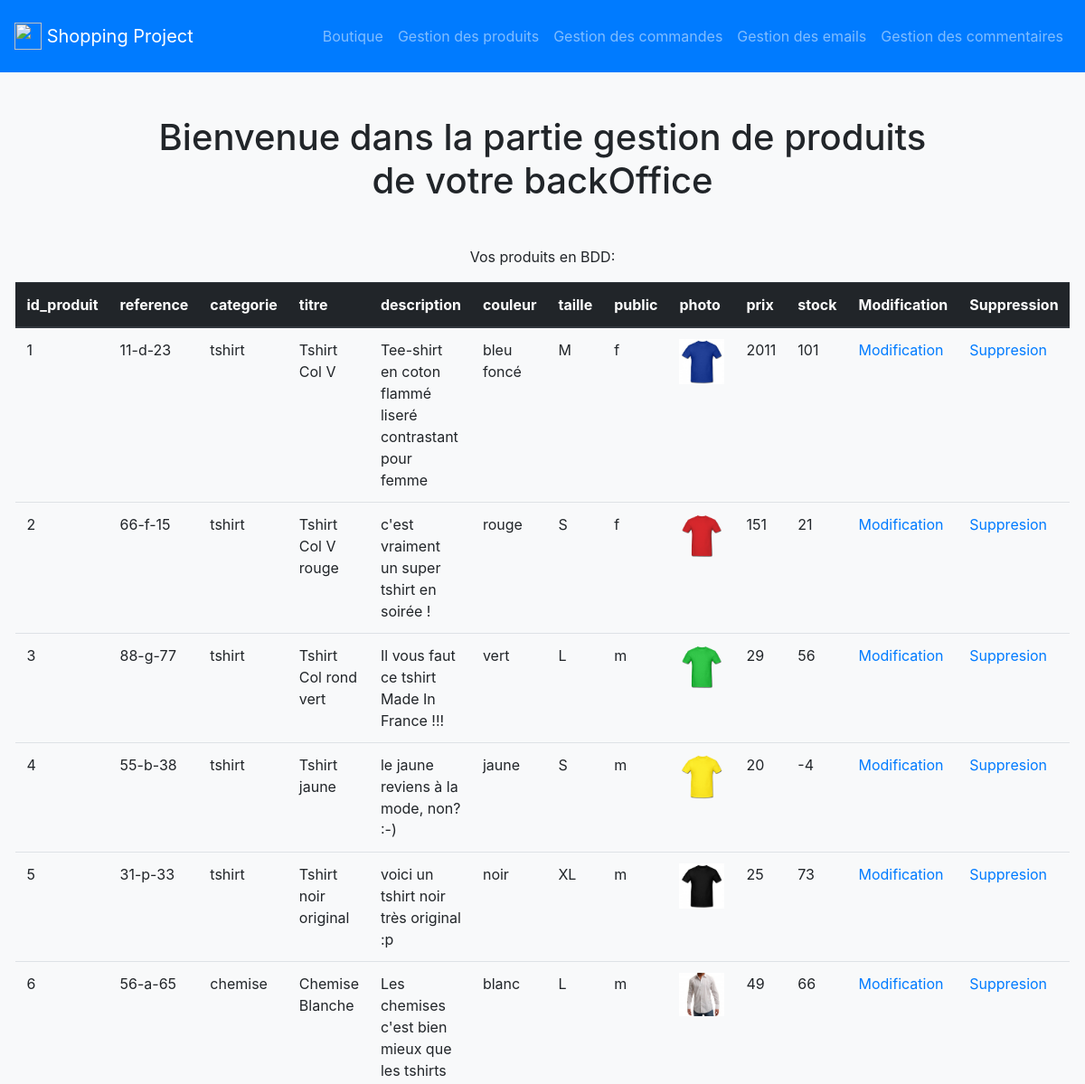
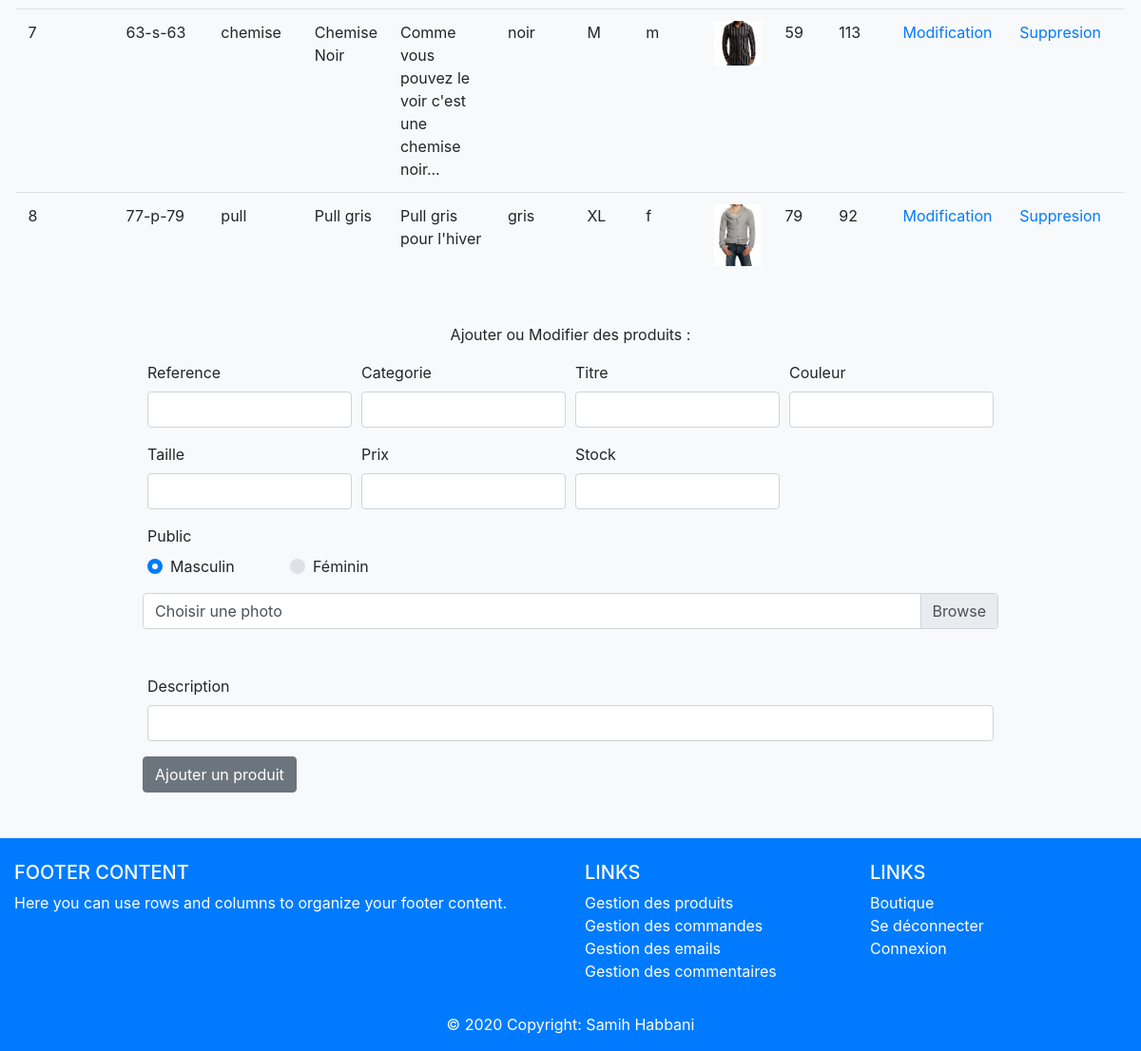
The page /admin/gestion_produits.php on the database its author committed (2 pictures, top to bottom).
### tables this page shows
CREATE TABLE `produit` (
  `id_produit` int(3) NOT NULL,
  `reference` varchar(20) NOT NULL,
  `categorie` varchar(20) NOT NULL,
  `titre` varchar(100) NOT NULL,
  `description` text NOT NULL,
  `couleur` varchar(20) NOT NULL,
  `taille` varchar(5) NOT NULL,
  `public` enum('m','f','mixte') NOT NULL,
  `photo` varchar(250) NOT NULL,
  `prix` int(3) NOT NULL,
  `stock` int(3) NOT NULL
);

### admin/gestion_produits.php (the view, shortened to what this page needs)
<?php
require_once("../inc/init.php");
$stmt = $pdo->query("SELECT * FROM produit");
$reference = (isset($produit)) ? $produit["reference"] : "";
$categorie = (isset($produit)) ? $produit["categorie"] : "";
$titre = (isset($produit)) ? $produit["titre"] : "";
$description = (isset($produit)) ? $produit["description"] : "";
$couleur = (isset($produit)) ? $produit["couleur"] : "";
$taille = (isset($produit)) ? $produit["taille"] : "";
$prix = (isset($produit)) ? $produit["prix"] : "";
$stock = (isset($produit)) ? $produit["stock"] : "";
require_once("inc/header.php");
?>
<h1 class='mb-5 text-center'>Bienvenue dans la partie gestion de produits de votre backOffice</h1>
<p>Vos produits en BDD:</p>
<table class="table mb-5">
  <thead class="thead-dark">
    <tr>
        <?php for ($i = 0; $i < $stmt->columnCount(); $i++) {
            $col = $stmt->getColumnMeta($i); ?>
            <th scope="col"><?= $col['name']; ?></th>
        <?php } ?>
        <th scope="col"> Modification  </th>
        <th scope="col"> Suppression  </th>
    </tr>
  </thead>
  <tbody>
        <?php foreach($stmt->fetchAll(PDO::FETCH_ASSOC) as $index => $produit) { ?>
            <tr>
                <?php foreach($produit as $index => $valeur) {
                    if($index == 'photo') { ?>
                        <td> <img style="width:50px" src="<?= $valeur; ?>" alt=""> </td>
                    <?php } else { ?>
                        <td> <?php echo $produit[$index];  ?> </td>
                    <?php } ?>
                <?php } ?>
                <td> <a href="?action=modification&id_produit=<?= $produit["id_produit"]?>#ajout_modif"> Modification </a> </td>
                <td> <a href="?action=suppression&id_produit=<?= $produit["id_produit"]?>"> Suppresion </a> </td>
            </tr>
       <?php } ?>
  </tbody>
</table>
<p id="ajout_modif">Ajouter ou Modifier des produits :</p>
<form action="" method="POST" enctype="multipart/form-data">
    <div class="form-row">
        <div class="form-group col-md-3">
            <label for="reference">Reference</label>
            <input type="text" class="form-control" id="reference" name="reference" value="<?= $reference; ?>">
        </div>
        <div class="form-group col-md-3">
            <label for="categorie">Categorie</label>
            <input type="text" class="form-control" id="categorie" name="categorie" value="<?= $categorie; ?>">
        </div>
        <div class="form-group col-md-3">
            <label for="titre">Titre</label>
            <input type="text" class="form-control" id="titre" name="titre" value="<?= $titre; ?>">
        </div>
        <div class="form-group col-md-3">
            <label for="couleur">Couleur</label>
            <input type="text" class="form-control" id="couleur" name="couleur" value="<?= $couleur; ?>">
        </div>
        <div class="form-group col-md-3">
            <label for="taille">Taille</label>
            <input type="text" class="form-control" id="taille" name="taille" value="<?= $taille; ?>">
        </div>
        <div class="form-group col-md-3">
            <label for="prix">Prix</label>
            <input type="text" class="form-control" id="prix" name="prix" value="<?= $prix; ?>">
        </div>
        <div class="form-group col-md-3">
            <label for="stock">Stock</label>
            <input type="text" class="form-control" id="stock" name="stock" value="<?= $stock; ?>">
        </div>
        <div class="form-group col-md-2">
            <label for="public_m">Public</label>
            <div class="custom-control custom-radio">
                <label class="custom-control-label" for="public_m">Masculin</label>
            </div>
        </div>
        <div class="form-group col-md-2">
            <label for="public_f" style="color:transparent">Public</label>
            <div class="custom-control custom-radio">
                <label class="custom-control-label" for="public_f">Féminin</label>
            </div>
        </div>
        <div class="custom-file mb-5">
            <label class="custom-file-label" for="maPhoto">Choisir une photo</label>
        </div>
        <div class="form-group col-md-12">
            <label for="description">Description</label>
            <input type="text" class="form-control" id="description" name="description" value="<?= $description; ?>">
        </div>
        <?php if(isset($_GET["action"]) && $_GET["action"] == "modification") { ?>
            <button type="submit" class="btn btn-secondary" name="modifierProduit">Modifier un produit</button>
        <?php } else { ?>
            <button type="submit" class="btn btn-secondary" name="ajouterProduit">Ajouter un produit</button>
        <?php } ?>
    </div>
</form>
<?php
    require_once("inc/footer.php");
?>

### rows shown on the page
produit: id_produit "1", reference "11-d-23", categorie "tshirt", titre "Tshirt Col V", description "Tee-shirt en coton flammé liseré contrastant pour femme", couleur "bleu foncé", taille "M", public "f", photo (picture), prix "2011", stock "101"
produit: id_produit "2", reference "66-f-15", categorie "tshirt", titre "Tshirt Col V rouge", description "c'est vraiment un super tshirt en soirée !", couleur "rouge", taille "S", public "f", photo (picture), prix "151", stock "21"
produit: id_produit "3", reference "88-g-77", categorie "tshirt", titre "Tshirt Col rond vert", description "Il vous faut ce tshirt Made In France !!!", couleur "vert", taille "L", public "m", photo (picture), prix "29", stock "56"
produit: id_produit "4", reference "55-b-38", categorie "tshirt", titre "Tshirt jaune", description "le jaune reviens à la mode, non? :-)", couleur "jaune", taille "S", public "m", photo (picture), prix "20", stock "-4"
produit: id_produit "5", reference "31-p-33", categorie "tshirt", titre "Tshirt noir original", description "voici un tshirt noir très original :p", couleur "noir", taille "XL", public "m", photo (picture), prix "25", stock "73"
produit: id_produit "6", reference "56-a-65", categorie "chemise", titre "Chemise Blanche", description "Les chemises c'est bien mieux que les tshirts", couleur "blanc", taille "L", public "m", photo (picture), prix "49", stock "66"
produit: id_produit "7", reference "63-s-63", categorie "chemise", titre "Chemise Noir", description "Comme vous pouvez le voir c'est une chemise noir...", couleur "noir", taille "M", public "m", photo (picture), prix "59", stock "113"
produit: id_produit "8", reference "77-p-79", categorie "pull", titre "Pull gris", description "Pull gris pour l'hiver", couleur "gris", taille "XL", public "f", photo (picture), prix "79", stock "92"

### other values the page prints
$col['name'] "id_produit"
$col['name'] "reference"
$col['name'] "categorie"
$col['name'] "titre"
$col['name'] "description"
$col['name'] "couleur"
$col['name'] "taille"
$col['name'] "public"
$col['name'] "photo"
$col['name'] "prix"
$col['name'] "stock"
